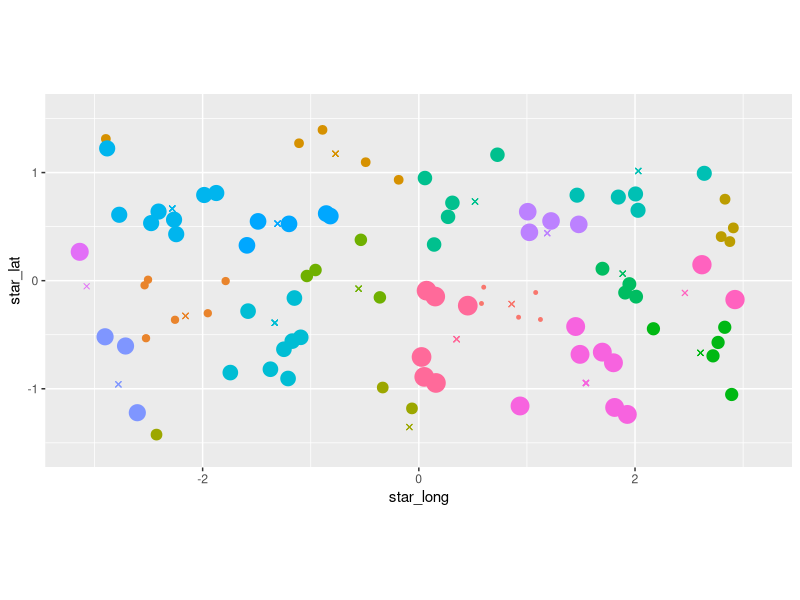
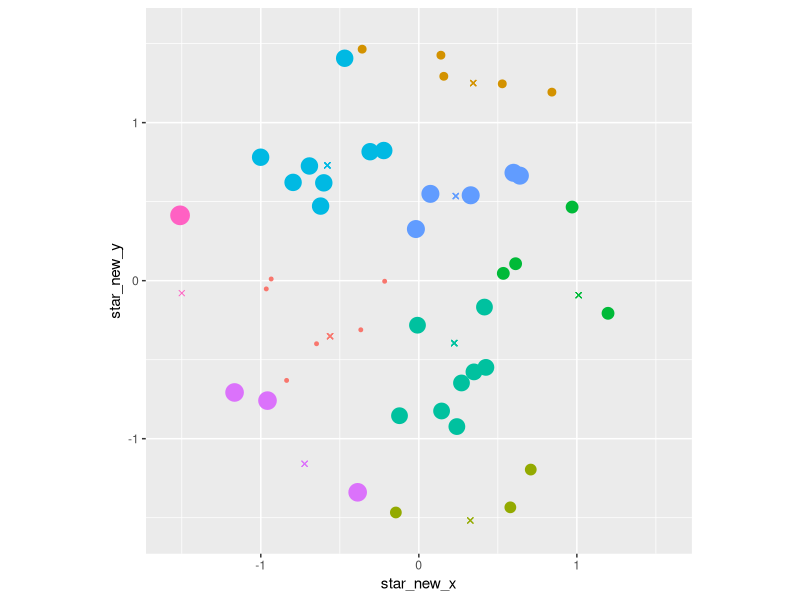
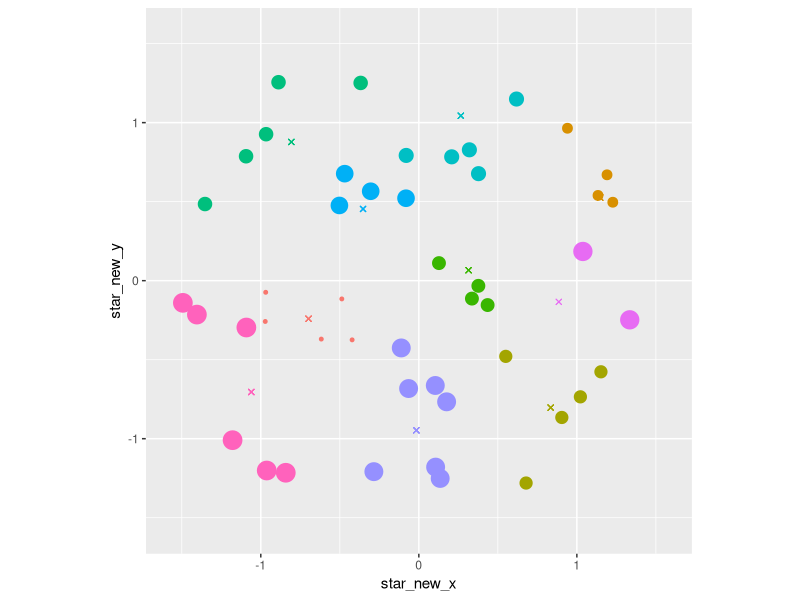
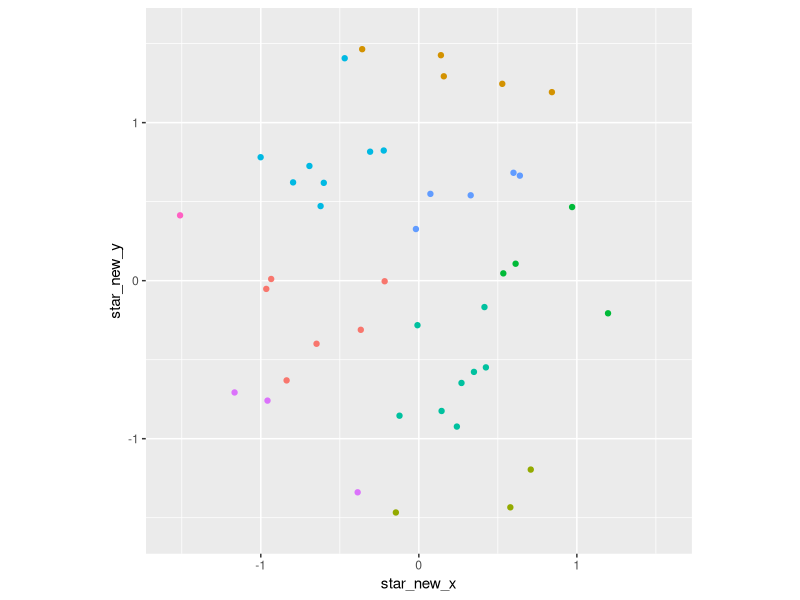
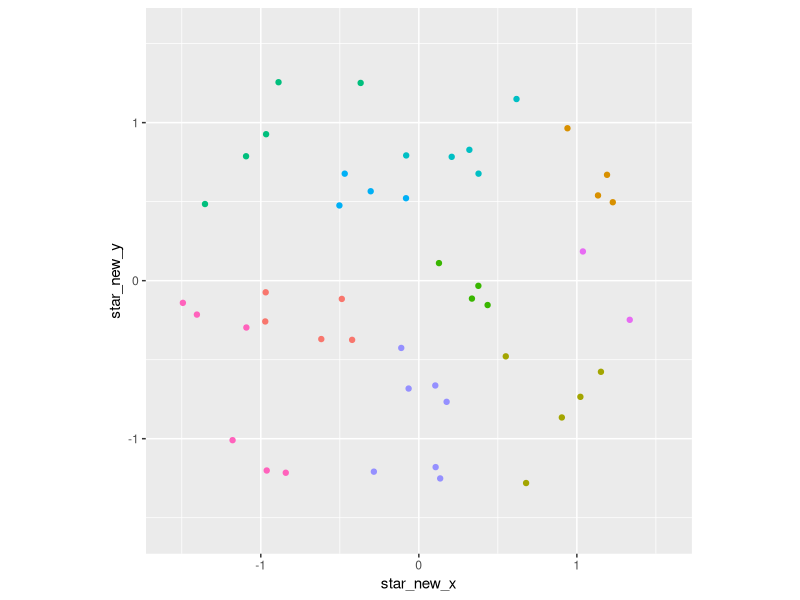
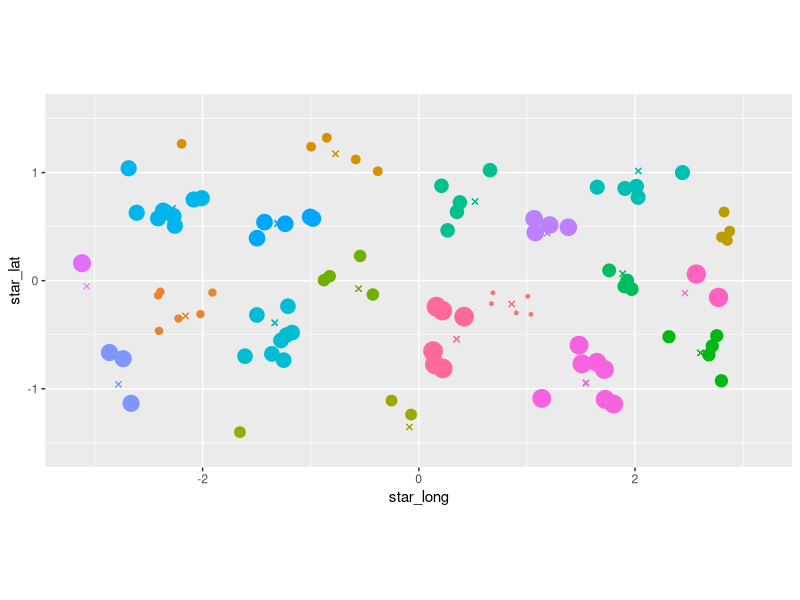
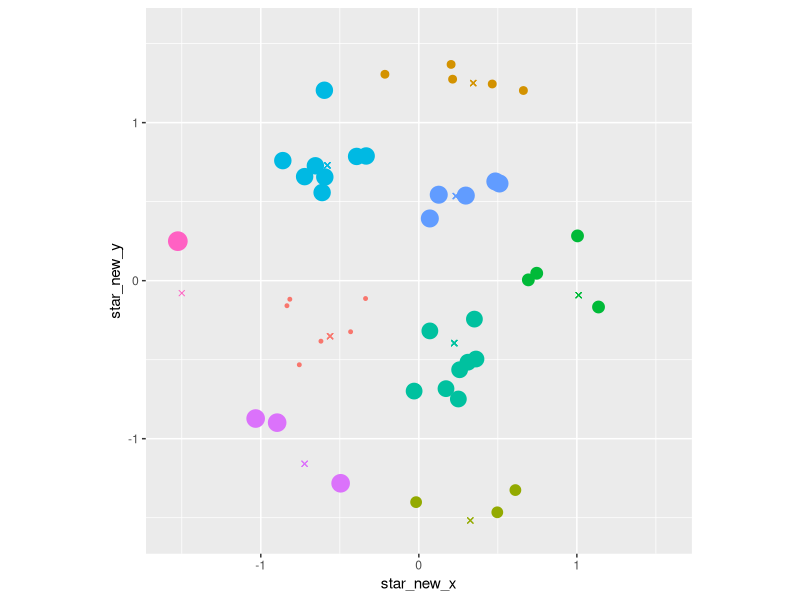
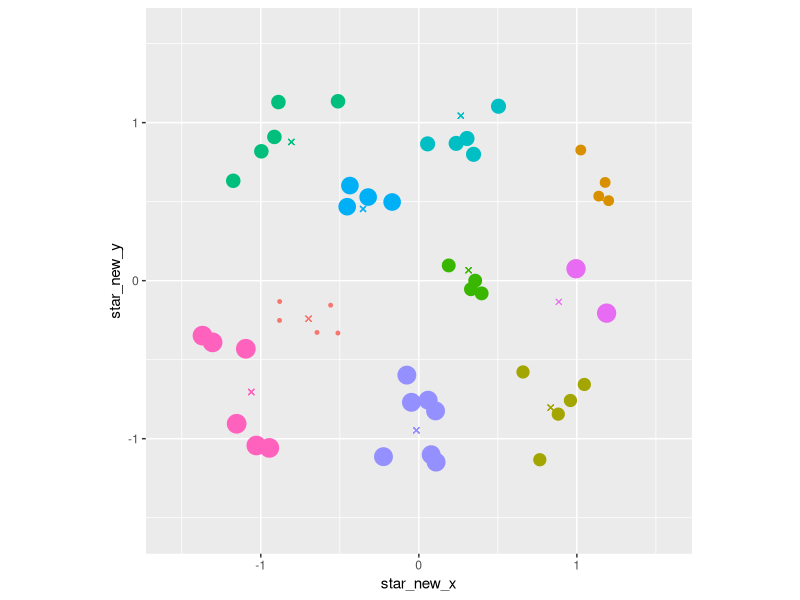

The R source for these figures, in order:
# try Mitchell's best-candidate algorithm
# https://observablehq.com/@mbostock/best-candidate-circles
library(tidyverse)

disk_sampling <- function(points_n, candidates_n, distance_limit) {
  
  df <- tibble(
    x = c(rnorm(1), rep(0, points_n - 1)),
    y = c(rnorm(1), rep(0, points_n - 1)),
    z = c(rnorm(1), rep(0, points_n - 1))
  ) %>%
    mutate(normalize = sqrt(x^2 + y^2 + z^2)) %>%
    mutate(normalize = if_else(normalize == 0, 1, normalize)) %>%
    mutate(x = x / normalize,
           y = y / normalize,
           z = z / normalize) %>%
    select(-normalize) %>%
    rowid_to_column("id") 
  
  for(i in seq(2, points_n)) {
    
    candidates <- tibble(
      can_x = rnorm(candidates_n),
      can_y = rnorm(candidates_n),
      can_z = rnorm(candidates_n)
    ) %>%
      mutate(normalize = sqrt(can_x^2 + can_y^2 + can_z^2)) %>%
      mutate(can_x = can_x / normalize,
             can_y = can_y / normalize,
             can_z = can_z / normalize) %>%
      select(-normalize) %>%
      rowid_to_column("can_id") 
    
    best_candidate <- df %>%
      filter(x != 0 | y != 0 | z != 0) %>%
      expand_grid(candidates) %>%
      mutate(distance = acos(x * can_x + 
                               y * can_y + 
                               z * can_z)) %>%
      group_by(can_id) %>%
      summarise(distance = min(distance)) %>%
      filter(distance == max(distance)) %>%
      filter(distance > distance_limit) %>%
      slice(1) %>%
      pull(can_id)
    
    if(length(best_candidate) > 0) {
      best_candidate <- candidates %>%
        filter(can_id == best_candidate) %>%
        mutate(can_id = i) %>%
        rename_with(~ gsub("can_", "", .x))
      
      df <- df %>%
        rows_update(best_candidate, by = "id")
    }
  
  }
  
  df <- df %>%
    filter(x != 0 | y != 0 | z != 0)
  
  return(df)
}

# https://en.wikipedia.org/wiki/Nicolosi_globular_projection
## Use these two to graph the halfs
projection <- function(df) {
  
  df <- df %>% 
    mutate(R = 1,
           long_0 = -(pi / 2)) %>%
    mutate(lat = asin(z / R),
           long = atan2(y, x)) %>%
    mutate(b = (pi / (2 * (long - long_0))) - ((2 * (long - long_0)) / pi),
           c = (2 * lat) / pi) %>%
    mutate(d = (1 - c^2) / (sin(lat) - c)) %>%
    mutate(M = (((b * sin(lat)) / d) - (b / 2)) / (1 + (b^2/d^2)),
           N = (((d^2 * sin(lat)) / b^2) + (d / 2)) / (1 + (d^2 / b^2))) %>%
    mutate(new_x = (pi / 2) * R * (M + sign(long - long_0) * sqrt(M^2 + (cos(lat)^2 / (1 + (b^2 / d^2)) ))),
           new_y = (pi / 2) * R * (N + -1 * sign(lat) * sqrt(N^2 - ((d^2 / b^2) * sin(lat)^2 + d * sin(lat) - 1) / (1 + d^2 / b^2)))) %>%
    mutate(new_x = if_else(long - long_0 == 0, 0, new_x),
           new_y = if_else(long - long_0 == 0, R * lat, new_y)) %>%
    mutate(new_x = if_else(lat == 0, R * (long - long_0), new_x),
           new_y = if_else(lat == 0, 0, new_y)) %>%
    mutate(new_x = if_else(abs(long - long_0) == (pi / 2), R * (long - long_0) * cos(lat), new_x),
           new_y = if_else(abs(long - long_0) == (pi / 2), pi / 2 * R * sin(lat), new_y)) %>%
    mutate(new_x = if_else(abs(lat) == (pi / 2), 0, new_x),
           new_y = if_else(abs(lat) == (pi / 2), R * lat, new_y)) %>%
    mutate(graph = ifelse(long - long_0 < (pi / 2) &
                            long - long_0 > -(pi / 2), 1, 2),
           save_new_x = new_x,
           save_new_y = new_y) %>% 
    mutate(R = 1,
           long_0 = (pi / 2)) %>%
    mutate(lat = asin(z / R),
           long = atan2(y, x)) %>%
    mutate(b = (pi / (2 * (long - long_0))) - ((2 * (long - long_0)) / pi),
           c = (2 * lat) / pi) %>%
    mutate(d = (1 - c^2) / (sin(lat) - c)) %>%
    mutate(M = (((b * sin(lat)) / d) - (b / 2)) / (1 + (b^2/d^2)),
           N = (((d^2 * sin(lat)) / b^2) + (d / 2)) / (1 + (d^2 / b^2))) %>%
    mutate(new_x = (pi / 2) * R * (M + sign(long - long_0) * sqrt(M^2 + (cos(lat)^2 / (1 + (b^2 / d^2)) ))),
           new_y = (pi / 2) * R * (N + -1 * sign(lat) * sqrt(N^2 - ((d^2 / b^2) * sin(lat)^2 + d * sin(lat) - 1) / (1 + d^2 / b^2)))) %>%
    mutate(new_x = if_else(long - long_0 == 0, 0, new_x),
           new_y = if_else(long - long_0 == 0, R * lat, new_y)) %>%
    mutate(new_x = if_else(lat == 0, R * (long - long_0), new_x),
           new_y = if_else(lat == 0, 0, new_y)) %>%
    mutate(new_x = if_else(abs(long - long_0) == (pi / 2), R * (long - long_0) * cos(lat), new_x),
           new_y = if_else(abs(long - long_0) == (pi / 2), pi / 2 * R * sin(lat), new_y)) %>%
    mutate(new_x = if_else(abs(lat) == (pi / 2), 0, new_x),
           new_y = if_else(abs(lat) == (pi / 2), R * lat, new_y)) %>%
    mutate(new_x = if_else(graph == 2, new_x, save_new_x),
           new_y = if_else(graph == 2, new_y, save_new_y)) %>%
    select(-R, -long_0, -b, -c, -d, -M, -N, 
           -save_new_x, -save_new_y)
  
  return(df)
}

constellations <- disk_sampling(20, 25, .01) %>%
  select(-id) %>%
  rowid_to_column("id") %>%
  projection() %>%
  rename_with(~ paste0("constellation_", .x))

stars <- rbind(disk_sampling(15, 25, .01),
               disk_sampling(15, 25, .01),
               disk_sampling(15, 25, .01),
               disk_sampling(15, 25, .01),
               disk_sampling(15, 25, .01),
               disk_sampling(15, 25, .01)) %>%
  select(-id) %>%
  rowid_to_column("id") %>%
  projection() %>%
  rename_with(~ paste0("star_", .x))
               
sky <- constellations %>%
  expand_grid(stars) %>%
  mutate(distance = acos(constellation_x * star_x + 
                           constellation_y * star_y + 
                           constellation_z * star_z)) %>%
  filter(star_graph == constellation_graph) %>% # make sure they cross over line
  group_by(star_id) %>%
  filter(distance == min(distance))

ggplot(data = sky) +
  geom_point(aes(x = star_long, y = star_lat, color = as.factor(constellation_id),
                 size = constellation_id)) +
  geom_point(aes(x = constellation_long, y = constellation_lat, color = as.factor(constellation_id)),
             shape = 4) +
  scale_x_continuous(limits = c(-pi, pi)) +
  scale_y_continuous(limits = c(-(pi / 2), (pi / 2))) +
  theme(legend.position = "none") +
  coord_equal()
ggplot(data = sky[sky$star_graph == 1, ]) +
  geom_point(aes(x = star_new_x, y = star_new_y, color = as.factor(constellation_id),
                 size = constellation_id)) +
  geom_point(aes(x = constellation_new_x, y = constellation_new_y, color = as.factor(constellation_id)),
             shape = 4) +
  coord_equal() +
  scale_x_continuous(limits = c(-(pi / 2), (pi / 2))) +
  scale_y_continuous(limits = c(-(pi / 2), (pi / 2))) +
  theme(legend.position = "none") 
ggplot(data = sky[sky$star_graph == 2, ]) +
  geom_point(aes(x = star_new_x, y = star_new_y, color = as.factor(constellation_id),
                 size = constellation_id)) +
  geom_point(aes(x = constellation_new_x, y = constellation_new_y, color = as.factor(constellation_id)),
             shape = 4) +
  coord_equal() +
  scale_x_continuous(limits = c(-(pi / 2), (pi / 2))) +
  scale_y_continuous(limits = c(-(pi / 2), (pi / 2))) +
  theme(legend.position = "none") 

ggplot(data = sky[sky$star_graph == 1, ]) +
  geom_point(aes(x = star_new_x, y = star_new_y, color = as.factor(constellation_id))) +
  coord_equal() +
  scale_x_continuous(limits = c(-(pi / 2), (pi / 2))) +
  scale_y_continuous(limits = c(-(pi / 2), (pi / 2))) +
  theme(legend.position = "none") 
ggplot(data = sky[sky$star_graph == 2, ]) +
  geom_point(aes(x = star_new_x, y = star_new_y, color = as.factor(constellation_id))) +
  coord_equal() +
  scale_x_continuous(limits = c(-(pi / 2), (pi / 2))) +
  scale_y_continuous(limits = c(-(pi / 2), (pi / 2))) +
  theme(legend.position = "none") 

# move to the constellation so the boundaries are cleaner
move_percentage <- .33
star_movement <- sky %>%
  mutate(star_lat = star_lat + (constellation_lat - star_lat) * move_percentage,
         star_long = star_long + (constellation_long - star_long) * move_percentage) %>%
  mutate(star_x = sin(pi/2 - star_lat) * cos(star_long),
         star_y = sin(pi/2 - star_lat) * sin(star_long),
         star_z = cos(pi/2 - star_lat))

star_movement <- star_movement %>%
  select(star_id, star_x, star_y, star_z) %>%
  rename_with(~ gsub("star_", "", .x)) %>%
  projection() %>%
  rename_with(~ paste0("star_", .x))

sky <- sky %>%
  rows_update(star_movement, by = "star_id")

ggplot(data = sky) +
  geom_point(aes(x = star_long, y = star_lat, color = as.factor(constellation_id),
                 size = constellation_id)) +
  geom_point(aes(x = constellation_long, y = constellation_lat, color = as.factor(constellation_id)),
             shape = 4) +
  scale_x_continuous(limits = c(-pi, pi)) +
  scale_y_continuous(limits = c(-(pi / 2), (pi / 2))) +
  theme(legend.position = "none") +
  coord_equal()
ggplot(data = sky[sky$star_graph == 1, ]) +
  geom_point(aes(x = star_new_x, y = star_new_y, color = as.factor(constellation_id),
                 size = constellation_id)) +
  geom_point(aes(x = constellation_new_x, y = constellation_new_y, color = as.factor(constellation_id)),
             shape = 4) +
  coord_equal() +
  scale_x_continuous(limits = c(-(pi / 2), (pi / 2))) +
  scale_y_continuous(limits = c(-(pi / 2), (pi / 2))) +
  theme(legend.position = "none") 
ggplot(data = sky[sky$star_graph == 2, ]) +
  geom_point(aes(x = star_new_x, y = star_new_y, color = as.factor(constellation_id),
                 size = constellation_id)) +
  geom_point(aes(x = constellation_new_x, y = constellation_new_y, color = as.factor(constellation_id)),
             shape = 4) +
  coord_equal() +
  scale_x_continuous(limits = c(-(pi / 2), (pi / 2))) +
  scale_y_continuous(limits = c(-(pi / 2), (pi / 2))) +
  theme(legend.position = "none") 

## Looks good

# Next connecting the star
# need to get intersecting line segments
# what if a constellation goes up and over? Why does this not happen?
